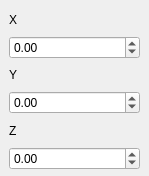
<?xml version="1.0" encoding="UTF-8"?>
<ui version="4.0">
 <class>LightDirection</class>
 <widget class="QWidget" name="LightDirection">
  <property name="geometry">
   <rect>
    <x>0</x>
    <y>0</y>
    <width>149</width>
    <height>176</height>
   </rect>
  </property>
  <property name="windowTitle">
   <string>Form</string>
  </property>
  <widget class="QWidget" name="verticalLayoutWidget">
   <property name="geometry">
    <rect>
     <x>9</x>
     <y>9</y>
     <width>131</width>
     <height>161</height>
    </rect>
   </property>
   <layout class="QVBoxLayout" name="verticalLayout">
    <item>
     <widget class="QLabel" name="label">
      <property name="text">
       <string>X</string>
      </property>
     </widget>
    </item>
    <item>
     <widget class="QDoubleSpinBox" name="XDirLight">
      <property name="minimum">
       <double>-1.000000000000000</double>
      </property>
      <property name="maximum">
       <double>1.000000000000000</double>
      </property>
      <property name="singleStep">
       <double>0.050000000000000</double>
      </property>
     </widget>
    </item>
    <item>
     <widget class="QLabel" name="label_2">
      <property name="text">
       <string>Y</string>
      </property>
     </widget>
    </item>
    <item>
     <widget class="QDoubleSpinBox" name="YDirLight">
      <property name="minimum">
       <double>-1.000000000000000</double>
      </property>
      <property name="maximum">
       <double>1.000000000000000</double>
      </property>
      <property name="singleStep">
       <double>0.050000000000000</double>
      </property>
     </widget>
    </item>
    <item>
     <widget class="QLabel" name="label_3">
      <property name="text">
       <string>Z</string>
      </property>
     </widget>
    </item>
    <item>
     <widget class="QDoubleSpinBox" name="ZDirLight">
      <property name="minimum">
       <double>-1.000000000000000</double>
      </property>
      <property name="maximum">
       <double>1.000000000000000</double>
      </property>
      <property name="singleStep">
       <double>0.050000000000000</double>
      </property>
     </widget>
    </item>
   </layout>
  </widget>
 </widget>
 <resources/>
 <connections/>
</ui>
